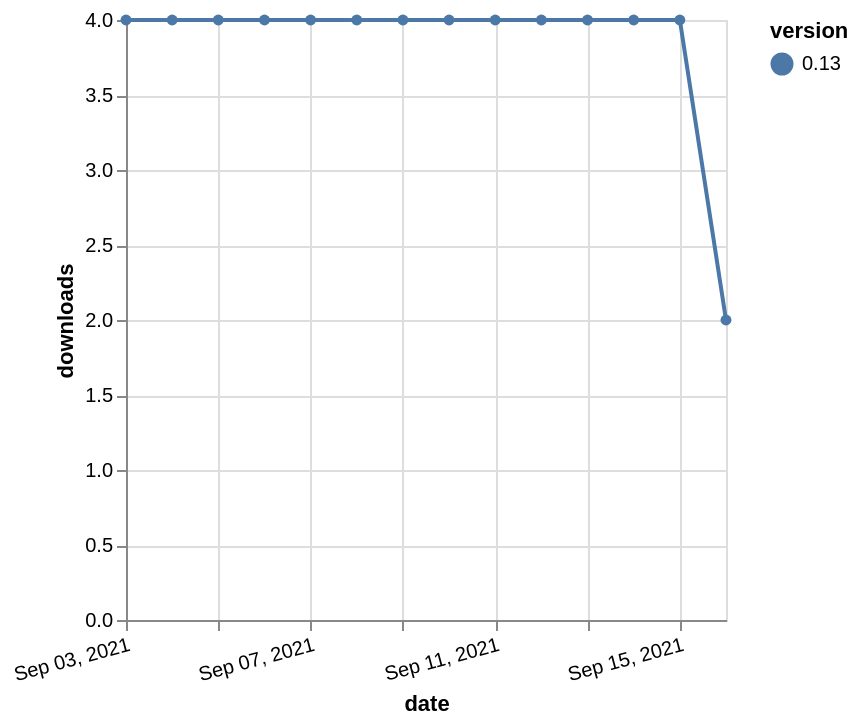

Specify this chart in Vega-Lite:
### Vega-Lite specification from a JSON file in a GitHub repository (floating-point values rounded to 4 significant figures)
{"$schema": "https://vega.github.io/schema/vega-lite/v5.json", "description": "A simple bar chart with embedded data.", "data": {"values": [{"date": "2021-09-03", "total": 4871, "delta": 4, "version": "0.13"}, {"date": "2021-09-04", "total": 4875, "delta": 4, "version": "0.13"}, {"date": "2021-09-05", "total": 4879, "delta": 4, "version": "0.13"}, {"date": "2021-09-06", "total": 4883, "delta": 4, "version": "0.13"}, {"date": "2021-09-07", "total": 4887, "delta": 4, "version": "0.13"}, {"date": "2021-09-08", "total": 4891, "delta": 4, "version": "0.13"}, {"date": "2021-09-09", "total": 4895, "delta": 4, "version": "0.13"}, {"date": "2021-09-10", "total": 4899, "delta": 4, "version": "0.13"}, {"date": "2021-09-11", "total": 4903, "delta": 4, "version": "0.13"}, {"date": "2021-09-12", "total": 4907, "delta": 4, "version": "0.13"}, {"date": "2021-09-13", "total": 4911, "delta": 4, "version": "0.13"}, {"date": "2021-09-14", "total": 4915, "delta": 4, "version": "0.13"}, {"date": "2021-09-15", "total": 4919, "delta": 4, "version": "0.13"}, {"date": "2021-09-16", "total": 4921, "delta": 2, "version": "0.13"}]}, "width": "container", "mark": {"type": "line", "point": {"filled": true}}, "encoding": {"x": {"field": "date", "type": "temporal", "timeUnit": "yearmonthdate", "title": "date", "axis": {"labelAngle": -15}}, "y": {"field": "delta", "type": "quantitative", "title": "downloads"}, "color": {"field": "version", "type": "nominal"}, "tooltip": {"field": "delta"}}}
